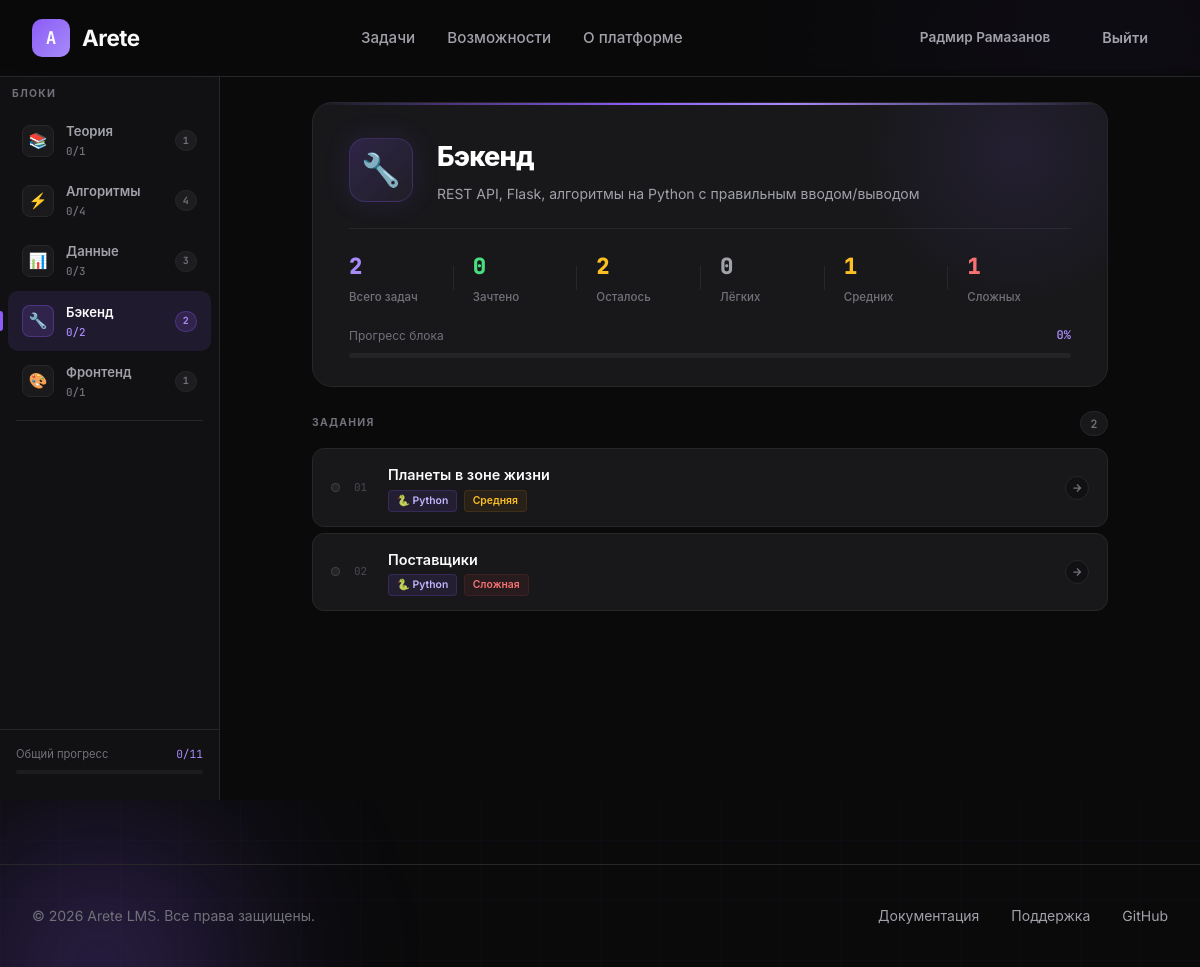
Page /lms/backend (signed in) on the committed database.
### models.py (models this page shows, shortened)
class User(UserMixin, db.Model):
    __tablename__ = 'users'
    id            = db.Column(db.Integer, primary_key=True)
    username      = db.Column(db.String(80),  unique=True, nullable=False)
    email         = db.Column(db.String(120), unique=True, nullable=False)
    first_name    = db.Column(db.String(50),  nullable=False)
    last_name     = db.Column(db.String(50),  nullable=False)
    password_hash = db.Column(db.String(256), nullable=False)
    created_at    = db.Column(db.DateTime, default=datetime.utcnow)
    submissions   = db.relationship('Submission', backref='user', lazy=True)
    def solved_in_block(self, block):
        return (
            Submission.query
            .filter_by(user_id=self.id, passed=True)
            .join(Task)
            .filter(Task.block == block)
            .count()
        )

class Task(db.Model):
    __tablename__ = 'tasks'
    id              = db.Column(db.Integer, primary_key=True)
    block           = db.Column(db.String(50),  nullable=False)
    title           = db.Column(db.String(200), nullable=False)
    description     = db.Column(db.Text,        nullable=False)
    task_type       = db.Column(db.String(50),  nullable=False)  # python / sql / html / answer
    expected_output = db.Column(db.Text,        nullable=True)   # for fallback / answer tasks
    test_cases_json = db.Column(db.Text,        nullable=True)   # JSON [{input, output}]
    difficulty      = db.Column(db.String(20),  default='medium')
    order_num       = db.Column(db.Integer,     default=0)
    max_score       = db.Column(db.Integer,     default=100)
    attempts_limit  = db.Column(db.Integer,     nullable=True)   # None = unlimited
    time_limit      = db.Column(db.String(40),  nullable=True)
    memory_limit    = db.Column(db.String(40),  nullable=True)
    input_format    = db.Column(db.String(80),  nullable=True)
    output_format   = db.Column(db.String(80),  nullable=True)
    submissions     = db.relationship('Submission', backref='task', lazy=True)

### app.py (the view)
@app.route('/lms/<block_key>')
def lms(block_key):
    ctx = _build_lms_context(block_key)
    if ctx is None:
        return redirect(url_for('lms_root'))
    return render_template('lms.html', **ctx)

### app.py (called while the page is built)
@login_manager.user_loader
def load_user(user_id):
    return User.query.get(int(user_id))

### templates/lms.html (shortened to what this page needs)
{% extends "base.html" %}
{% block extra_css %}
<link rel="stylesheet" href="{{ url_for('static', filename='css/lms.css') }}">
{% endblock %}
{% block content %}
<div class="lms-layout">
    <aside class="lms-sidebar">
        <div class="sidebar-section">Блоки</div>
        {% for b in all_blocks %}
        <a href="{{ url_for('lms', block_key=b.key) }}"
           class="sidebar-block {% if b.key == block_key %}active{% endif %}">
            <div class="sb-icon">{{ b.icon }}</div>
            <div class="sb-info">
                <div class="sb-name">{{ b.name }}</div>
                {% if current_user.is_authenticated %}
                <div class="sb-prog">{{ b.solved }}/{{ b.count }}</div>
                {% else %}
                <div class="sb-prog">{{ b.count }} задач</div>
                {% endif %}
            </div>
            <span class="sb-pill">{{ b.count }}</span>
        </a>
        {% endfor %}
        <div class="sidebar-divider"></div>
        {% if current_user.is_authenticated %}
        <div class="sidebar-footer">
            <div class="sidebar-total-progress">
                <div class="sidebar-total-label">
                    <span>Общий прогресс</span>
                    <span>{{ total_solved }}/{{ total_tasks }}</span>
                </div>
                <div class="st-track">
                </div>
            </div>
        </div>
        {% endif %}
    </aside>
    <div class="lms-content">
        <div class="lms-main">
            <div class="block-hero">
                <div class="bh-glow"></div>
                <div class="bh-body">
                    <div class="bh-icon">{{ block_info.icon }}</div>
                    <div class="bh-text">
                        <h1>{{ block_info.name }}</h1>
                        <p>{{ block_info.description }}</p>
                    </div>
                </div>
                <div class="bh-stats">
                    <div class="bh-stat">
                        <span class="bh-sv purple">{{ total }}</span>
                        <span class="bh-sl">Всего задач</span>
                    </div>
                    {% if current_user.is_authenticated %}
                    <div class="bh-stat">
                        <span class="bh-sv green">{{ solved_count }}</span>
                        <span class="bh-sl">Зачтено</span>
                    </div>
                    <div class="bh-stat">
                        <span class="bh-sv yellow">{{ total - solved_count }}</span>
                        <span class="bh-sl">Осталось</span>
                    </div>
                    {% endif %}
                    <div class="bh-stat">
                        <span class="bh-sv" style="color:#a1a1aa;">{{ tasks_data | selectattr('task.difficulty','equalto','easy') | list | length }}</span>
                        <span class="bh-sl">Лёгких</span>
                    </div>
                    <div class="bh-stat">
                        <span class="bh-sv yellow">{{ tasks_data | selectattr('task.difficulty','equalto','medium') | list | length }}</span>
                        <span class="bh-sl">Средних</span>
                    </div>
                    <div class="bh-stat">
                        <span class="bh-sv red">{{ tasks_data | selectattr('task.difficulty','equalto','hard') | list | length }}</span>
                        <span class="bh-sl">Сложных</span>
                    </div>
                </div>
                {% if current_user.is_authenticated and total > 0 %}
                <div class="bh-progress">
                    {% set pct = (solved_count / total * 100) | int %}
                    <div class="bh-prog-header">
                        <span class="bh-prog-label">Прогресс блока</span>
                        <span class="bh-prog-pct" id="progPct">{{ pct }}%</span>
                    </div>
                    <div class="bh-prog-track">
                    </div>
                </div>
                {% endif %}
            </div>
            <div class="tasks-hdr">
                <span class="tasks-hdr-label">Задания</span>
                <span class="tasks-hdr-count">{{ total }}</span>
            </div>
            {% if current_user.is_authenticated %}
            <div class="tasks-list" id="tasksList">
                {% if tasks_data %}
                    {% for td in tasks_data %}
                    {% set t = td.task %}
                    <a href="{{ url_for('task', task_id=t.id) }}"
                       class="task-row {% if td.last_verdict == 'accepted' %}tr-accepted{% elif td.last_verdict == 'rejected' %}tr-rejected{% endif %}"
                       style="animation-delay: {{ loop.index0 * 45 }}ms">
                        <div class="tr-dot
                            "></div>
                        <span class="tr-num">{{ '%02d' % loop.index }}</span>
                        <div class="tr-info">
                            <div class="tr-title">{{ t.title }}</div>
                            <div class="tr-meta">
                                <span class="badge b-{{ t.task_type }}">
                                    {% if t.task_type == 'python' %}🐍 Python
                                    {% elif t.task_type == 'sql' %}🗄 SQL
                                    {% elif t.task_type == 'html' %}🌐 HTML/JS
                                    {% elif t.task_type == 'answer' %}💡 Ответ
                                    {% else %}{{ t.task_type }}{% endif %}
                                </span>
                                <span class="badge b-{{ t.difficulty }}">
                                    {% if t.difficulty == 'easy' %}Лёгкая
                                    {% elif t.difficulty == 'medium' %}Средняя
                                    {% elif t.difficulty == 'hard' %}Сложная
                                    {% else %}{{ t.difficulty }}{% endif %}
                                </span>
                            </div>
                        </div>
                        <div class="tr-arrow">
                            <svg width="12" height="12" viewBox="0 0 24 24" fill="none" stroke="currentColor" stroke-width="2.5"><path d="M5 12h14M12 5l7 7-7 7"/></svg>
                        </div>
                    </a>
                    {% endfor %}
                {% else %}
                <div class="tasks-empty">В этом блоке пока нет задач</div>
                {% endif %}
            </div>
            {% endif %}
        </div>
    </div>
</div>
{% endblock %}

### templates/base.html (shortened to what this page needs)
<!DOCTYPE html>
<html lang="ru">
<head>
    <link rel="stylesheet" href="{{ url_for('static', filename='css/base.css') }}">
    {% block extra_css %}{% endblock %}
</head>
<body>
    <div class="glow-orb glow-orb-2"></div>
    <nav>
        <div class="nav-container">
            <a href="{{ url_for('index') }}" class="logo">
                <div class="logo-icon">A</div>
                <span class="logo-text">Arete</span>
            </a>
            <ul class="nav-links">
                {% if current_user.is_authenticated %}
                    <li><a href="{{ url_for('lms_root') }}">Задачи</a></li>
                {% endif %}
                <li><a href="{{ url_for('index') }}#features">Возможности</a></li>
                <li><a href="{{ url_for('index') }}#about">О платформе</a></li>
            </ul>
            <div class="nav-buttons">
                {% if current_user.is_authenticated %}
                    <div class="nav-user">
                        <a href="{{ url_for('lms_root') }}" class="btn btn-ghost" style="font-size:0.85rem;padding:0.55rem 1rem;">
                            {{ current_user.first_name }} {{ current_user.last_name }}
                        </a>
                        <a href="{{ url_for('logout') }}" class="btn btn-ghost">Выйти</a>
                    </div>
                {% else %}
                    <a href="{{ url_for('login') }}" class="btn btn-ghost">Войти</a>
                    <a href="{{ url_for('register') }}" class="btn btn-primary">Начать бесплатно</a>
                {% endif %}
            </div>
        </div>
    </nav>
    <main>
        {% block content %}{% endblock %}
    </main>
    <footer>
        <div class="footer-container">
            <p class="footer-text">© 2026 Arete LMS. Все права защищены.</p>
            <div class="footer-links">
                <a href="#">Документация</a>
                <a href="#">Поддержка</a>
                <a href="#">GitHub</a>
            </div>
        </div>
    </footer>
</body>
</html>

### static/css/base.css (style rules this page uses)
* { margin: 0; padding: 0; box-sizing: border-box; }
:root { --bg-primary: #0a0a0b; --bg-secondary: #111113; --bg-card: #18181b; --bg-card-hover: #1f1f23; --text-primary: #fafafa; --text-secondary: #a1a1aa; --text-muted: #71717a; --accent-primary: #8b5cf6; --accent-secondary: #a78bfa; --accent-glow: rgba(139, 92, 246, 0.4); --border-color: #27272a; --success: #22c55e; --error: #ef4444; --warning: #f59e0b; }
html { scroll-behavior: smooth; }
body { font-family: 'Inter', -apple-system, BlinkMacSystemFont, sans-serif; background: var(--bg-primary); color: var(--text-primary); line-height: 1.6; overflow-x: hidden; min-height: 100vh; }
.glow-orb { position: fixed; border-radius: 50%; background: radial-gradient(circle, var(--accent-glow) 0%, transparent 70%); filter: blur(80px); pointer-events: none; z-index: 0; }
.glow-orb-2 { width: 400px; height: 400px; bottom: -200px; left: -100px; animation: float 25s ease-in-out infinite reverse; }
nav { position: fixed; top: 0; left: 0; right: 0; z-index: 100; padding: 1rem 2rem; background: rgba(10, 10, 11, 0.85); backdrop-filter: blur(20px); border-bottom: 1px solid var(--border-color); }
.nav-container { max-width: 1400px; margin: 0 auto; display: flex; justify-content: space-between; align-items: center; }
.logo { display: flex; align-items: center; gap: 0.75rem; text-decoration: none; color: var(--text-primary); }
.logo-icon { width: 38px; height: 38px; background: linear-gradient(135deg, var(--accent-primary), var(--accent-secondary)); border-radius: 10px; display: flex; align-items: center; justify-content: center; font-family: 'JetBrains Mono', monospace; font-weight: 700; font-size: 1.1rem; }
.logo-text { font-size: 1.4rem; font-weight: 700; letter-spacing: -0.02em; }
.nav-links { display: flex; gap: 2rem; list-style: none; }
.nav-links a { color: var(--text-secondary); text-decoration: none; font-size: 0.95rem; font-weight: 500; transition: color 0.3s; }
.nav-buttons { display: flex; gap: 1rem; align-items: center; }
.nav-user { display: flex; align-items: center; gap: 1rem; }
.btn { padding: 0.65rem 1.25rem; border-radius: 10px; font-size: 0.9rem; font-weight: 600; text-decoration: none; transition: all 0.3s; cursor: pointer; border: none; display: inline-flex; align-items: center; gap: 0.5rem; }
.btn-ghost { background: transparent; color: var(--text-secondary); }
main { position: relative; z-index: 1; padding-top: 70px; }
footer { position: relative; z-index: 1; padding: 2.5rem 2rem; border-top: 1px solid var(--border-color); margin-top: 4rem; }
.footer-container { max-width: 1400px; margin: 0 auto; display: flex; justify-content: space-between; align-items: center; }
.footer-text { color: var(--text-muted); font-size: 0.875rem; }
.footer-links { display: flex; gap: 2rem; }
.footer-links a { color: var(--text-secondary); text-decoration: none; font-size: 0.875rem; transition: color 0.3s; }

### rows in the picture
User: first_name "Радмир", last_name "Рамазанов"
Task: title "Планеты в зоне жизни"
Task: title "Поставщики"

### other values in the picture
{{ b.icon }} "📚" "⚡" "📊" "🔧" "🎨"
{{ b.name }} "Теория" "Алгоритмы" "Данные" "Бэкенд" "Фронтенд"
{{ b.solved }} "0" "0" "0" "0" "0"
{{ b.count }} "1" "4" "3" "2" "1"
{{ total_solved }} "0"
{{ total_tasks }} "11"
{{ block_info.icon }} "🔧"
{{ block_info.name }} "Бэкенд"
{{ block_info.description }} "REST API, Flask, алгоритмы на Python с правильным вводом/выводом"
{{ total }} "2"
{{ solved_count }} "0"
{{ total - solved_count }} "2"
{{ pct }} "0"
{{ '%02d' % loop.index }} "01" "02"
